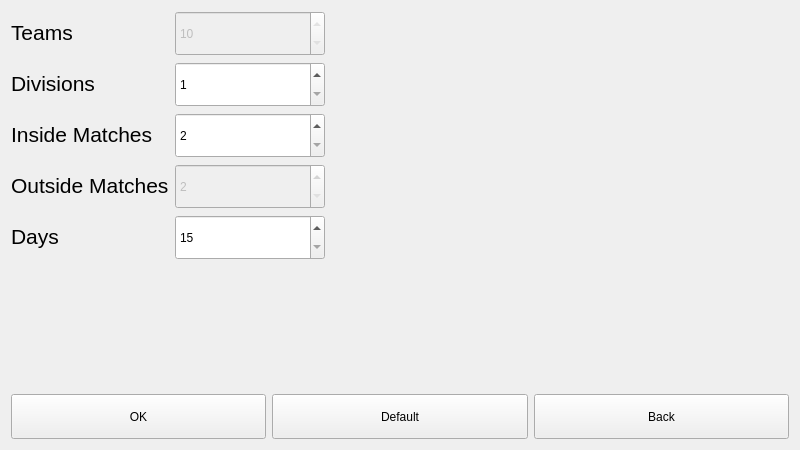
<?xml version="1.0" encoding="UTF-8"?>
<ui version="4.0">
 <class>JConfigurationWindow</class>
 <widget class="QWidget" name="JConfigurationWindow">
  <property name="geometry">
   <rect>
    <x>0</x>
    <y>0</y>
    <width>800</width>
    <height>450</height>
   </rect>
  </property>
  <property name="windowTitle">
   <string>ATL: Configuration</string>
  </property>
  <layout class="QGridLayout" name="gridLayout">
   <item row="0" column="0">
    <layout class="QVBoxLayout" name="verticalLayout">
     <item>
      <layout class="QFormLayout" name="formLayout">
       <item row="0" column="0">
        <widget class="QLabel" name="label">
         <property name="text">
          <string>&lt;html&gt;&lt;head/&gt;&lt;body&gt;&lt;p&gt;&lt;span style=&quot; font-size:16pt;&quot;&gt;Teams&lt;/span&gt;&lt;/p&gt;&lt;/body&gt;&lt;/html&gt;</string>
         </property>
        </widget>
       </item>
       <item row="0" column="1">
        <widget class="QSpinBox" name="teams_sb">
         <property name="enabled">
          <bool>false</bool>
         </property>
         <property name="minimumSize">
          <size>
           <width>0</width>
           <height>45</height>
          </size>
         </property>
         <property name="maximumSize">
          <size>
           <width>150</width>
           <height>16777215</height>
          </size>
         </property>
         <property name="frame">
          <bool>true</bool>
         </property>
         <property name="minimum">
          <number>10</number>
         </property>
         <property name="maximum">
          <number>10</number>
         </property>
        </widget>
       </item>
       <item row="1" column="0">
        <widget class="QLabel" name="label_2">
         <property name="text">
          <string>&lt;html&gt;&lt;head/&gt;&lt;body&gt;&lt;p&gt;&lt;span style=&quot; font-size:16pt;&quot;&gt;Divisions&lt;/span&gt;&lt;/p&gt;&lt;/body&gt;&lt;/html&gt;</string>
         </property>
        </widget>
       </item>
       <item row="1" column="1">
        <widget class="QSpinBox" name="divs_sb">
         <property name="minimumSize">
          <size>
           <width>0</width>
           <height>45</height>
          </size>
         </property>
         <property name="maximumSize">
          <size>
           <width>150</width>
           <height>16777215</height>
          </size>
         </property>
         <property name="minimum">
          <number>1</number>
         </property>
         <property name="maximum">
          <number>2</number>
         </property>
        </widget>
       </item>
       <item row="2" column="0">
        <widget class="QLabel" name="label_3">
         <property name="text">
          <string>&lt;html&gt;&lt;head/&gt;&lt;body&gt;&lt;p&gt;&lt;span style=&quot; font-size:16pt;&quot;&gt;Inside Matches&lt;/span&gt;&lt;/p&gt;&lt;/body&gt;&lt;/html&gt;</string>
         </property>
        </widget>
       </item>
       <item row="2" column="1">
        <widget class="QSpinBox" name="inside_sb">
         <property name="minimumSize">
          <size>
           <width>0</width>
           <height>45</height>
          </size>
         </property>
         <property name="maximumSize">
          <size>
           <width>150</width>
           <height>16777215</height>
          </size>
         </property>
         <property name="minimum">
          <number>2</number>
         </property>
         <property name="maximum">
          <number>10</number>
         </property>
         <property name="singleStep">
          <number>2</number>
         </property>
        </widget>
       </item>
       <item row="3" column="0">
        <widget class="QLabel" name="label_4">
         <property name="text">
          <string>&lt;html&gt;&lt;head/&gt;&lt;body&gt;&lt;p&gt;&lt;span style=&quot; font-size:16pt;&quot;&gt;Outside Matches&lt;/span&gt;&lt;/p&gt;&lt;/body&gt;&lt;/html&gt;</string>
         </property>
        </widget>
       </item>
       <item row="3" column="1">
        <widget class="QSpinBox" name="outside_sb">
         <property name="enabled">
          <bool>false</bool>
         </property>
         <property name="minimumSize">
          <size>
           <width>0</width>
           <height>45</height>
          </size>
         </property>
         <property name="maximumSize">
          <size>
           <width>150</width>
           <height>16777215</height>
          </size>
         </property>
         <property name="minimum">
          <number>2</number>
         </property>
         <property name="maximum">
          <number>10</number>
         </property>
         <property name="singleStep">
          <number>2</number>
         </property>
        </widget>
       </item>
       <item row="4" column="0">
        <widget class="QLabel" name="label_5">
         <property name="text">
          <string>&lt;html&gt;&lt;head/&gt;&lt;body&gt;&lt;p&gt;&lt;span style=&quot; font-size:16pt;&quot;&gt;Days&lt;/span&gt;&lt;/p&gt;&lt;/body&gt;&lt;/html&gt;</string>
         </property>
        </widget>
       </item>
       <item row="4" column="1">
        <widget class="QSpinBox" name="days_sb">
         <property name="minimumSize">
          <size>
           <width>0</width>
           <height>45</height>
          </size>
         </property>
         <property name="maximumSize">
          <size>
           <width>150</width>
           <height>16777215</height>
          </size>
         </property>
         <property name="minimum">
          <number>15</number>
         </property>
         <property name="maximum">
          <number>50</number>
         </property>
        </widget>
       </item>
      </layout>
     </item>
     <item>
      <spacer name="verticalSpacer">
       <property name="orientation">
        <enum>Qt::Vertical</enum>
       </property>
       <property name="sizeHint" stdset="0">
        <size>
         <width>20</width>
         <height>40</height>
        </size>
       </property>
      </spacer>
     </item>
     <item>
      <layout class="QHBoxLayout" name="horizontalLayout">
       <item>
        <widget class="QPushButton" name="ok_btn">
         <property name="minimumSize">
          <size>
           <width>0</width>
           <height>45</height>
          </size>
         </property>
         <property name="text">
          <string>OK</string>
         </property>
        </widget>
       </item>
       <item>
        <widget class="QPushButton" name="default_btn">
         <property name="enabled">
          <bool>true</bool>
         </property>
         <property name="minimumSize">
          <size>
           <width>0</width>
           <height>45</height>
          </size>
         </property>
         <property name="text">
          <string>Default</string>
         </property>
        </widget>
       </item>
       <item>
        <widget class="QPushButton" name="back_btn">
         <property name="minimumSize">
          <size>
           <width>0</width>
           <height>45</height>
          </size>
         </property>
         <property name="text">
          <string>Back</string>
         </property>
        </widget>
       </item>
      </layout>
     </item>
    </layout>
   </item>
  </layout>
 </widget>
 <resources/>
 <connections/>
</ui>
